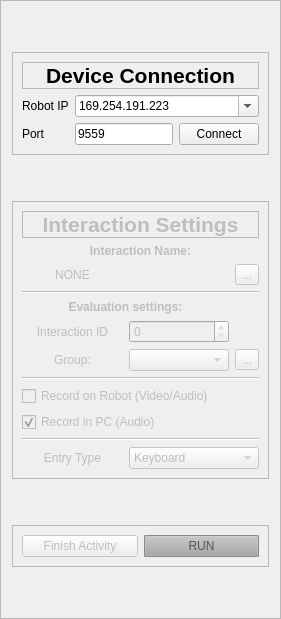
         <widget class="QFrame" name="frame_51">
          <property name="maximumSize">
           <size>
            <width>281</width>
            <height>16777215</height>
           </size>
          </property>
          <property name="frameShape">
           <enum>QFrame::StyledPanel</enum>
          </property>
          <property name="frameShadow">
           <enum>QFrame::Raised</enum>
          </property>
          <layout class="QVBoxLayout" name="verticalLayout_11">
           <item>
            <spacer name="verticalSpacer_24">
             <property name="orientation">
              <enum>Qt::Vertical</enum>
             </property>
             <property name="sizeHint" stdset="0">
              <size>
               <width>20</width>
               <height>40</height>
              </size>
             </property>
            </spacer>
           </item>
           <item>
            <widget class="QFrame" name="run_connection_frame">
             <property name="frameShape">
              <enum>QFrame::StyledPanel</enum>
             </property>
             <property name="frameShadow">
              <enum>QFrame::Raised</enum>
             </property>
             <layout class="QGridLayout" name="gridLayout_42">
              <item row="1" column="0">
               <widget class="QLabel" name="label_76">
                <property name="text">
                 <string>Robot IP</string>
                </property>
               </widget>
              </item>
              <item row="2" column="0">
               <widget class="QLabel" name="label_77">
                <property name="text">
                 <string>Port</string>
                </property>
               </widget>
              </item>
              <item row="2" column="1">
               <widget class="QLineEdit" name="run_robot_port">
                <property name="text">
                 <string>9559</string>
                </property>
               </widget>
              </item>
              <item row="2" column="2">
               <widget class="QPushButton" name="run_robot_connect_button">
                <property name="text">
                 <string>Connect</string>
                </property>
                <property name="shortcut">
                 <string>Ctrl+Shift+C</string>
                </property>
               </widget>
              </item>
              <item row="1" column="1" colspan="2">
               <widget class="QComboBox" name="run_robot_ip_comboBox">
                <property name="editable">
                 <bool>true</bool>
                </property>
                <item>
                 <property name="text">
                  <string>169.254.191.223</string>
                 </property>
                </item>
                <item>
                 <property name="text">
                  <string>169.254.158.71</string>
                 </property>
                </item>
                <item>
                 <property name="text">
                  <string>169.254.178.70</string>
                 </property>
                </item>
                <item>
                 <property name="text">
                  <string>10.62.6.284</string>
                 </property>
                </item>
                <item>
                 <property name="text">
                  <string>169.254.206.242</string>
                 </property>
                </item>
               </widget>
              </item>
              <item row="0" column="0" colspan="3">
               <widget class="QLabel" name="label_26">
                <property name="font">
                 <font>
                  <pointsize>16</pointsize>
                  <weight>75</weight>
                  <bold>true</bold>
                 </font>
                </property>
                <property name="frameShape">
                 <enum>QFrame::StyledPanel</enum>
                </property>
                <property name="frameShadow">
                 <enum>QFrame::Sunken</enum>
                </property>
                <property name="text">
                 <string>Device Connection</string>
                </property>
                <property name="alignment">
                 <set>Qt::AlignCenter</set>
                </property>
               </widget>
              </item>
             </layout>
            </widget>
           </item>
           <item>
            <spacer name="verticalSpacer_49">
             <property name="orientation">
              <enum>Qt::Vertical</enum>
             </property>
             <property name="sizeHint" stdset="0">
              <size>
               <width>20</width>
               <height>40</height>
              </size>
             </property>
            </spacer>
           </item>
           <item>
            <widget class="QFrame" name="run_frame_int_settings">
             <property name="enabled">
              <bool>false</bool>
             </property>
             <property name="frameShape">
              <enum>QFrame::StyledPanel</enum>
             </property>
             <property name="frameShadow">
              <enum>QFrame::Raised</enum>
             </property>
             <layout class="QGridLayout" name="gridLayout_47">
              <item row="11" column="0" colspan="3">
               <widget class="Line" name="line_27">
                <property name="orientation">
                 <enum>Qt::Horizontal</enum>
                </property>
               </widget>
              </item>
              <item row="6" column="2">
               <widget class="QToolButton" name="run_new_eval_group_toolButton">
                <property name="text">
                 <string>...</string>
                </property>
               </widget>
              </item>
              <item row="6" column="0">
               <widget class="QLabel" name="label_54">
                <property name="text">
                 <string>Group:</string>
                </property>
                <property name="alignment">
                 <set>Qt::AlignCenter</set>
                </property>
               </widget>
              </item>
              <item row="1" column="0" colspan="3">
               <widget class="QLabel" name="label_209">
                <property name="font">
                 <font>
                  <weight>75</weight>
                  <bold>true</bold>
                 </font>
                </property>
                <property name="text">
                 <string>Interaction Name:</string>
                </property>
                <property name="alignment">
                 <set>Qt::AlignCenter</set>
                </property>
               </widget>
              </item>
              <item row="8" column="0" colspan="3">
               <widget class="Line" name="line_29">
                <property name="orientation">
                 <enum>Qt::Horizontal</enum>
                </property>
               </widget>
              </item>
              <item row="12" column="1" colspan="2">
               <widget class="QComboBox" name="run_entry_comboBox">
                <property name="layoutDirection">
                 <enum>Qt::LeftToRight</enum>
                </property>
                <item>
                 <property name="text">
                  <string>Keyboard</string>
                 </property>
                </item>
                <item>
                 <property name="text">
                  <string>Microphone</string>
                 </property>
                </item>
                <item>
                 <property name="text">
                  <string>Woz</string>
                 </property>
                </item>
               </widget>
              </item>
              <item row="12" column="0">
               <widget class="QLabel" name="label_5">
                <property name="text">
                 <string>Entry Type</string>
                </property>
                <property name="alignment">
                 <set>Qt::AlignCenter</set>
                </property>
               </widget>
              </item>
              <item row="2" column="0">
               <widget class="QLabel" name="run_int_name_label">
                <property name="text">
                 <string>NONE</string>
                </property>
                <property name="alignment">
                 <set>Qt::AlignCenter</set>
                </property>
               </widget>
              </item>
              <item row="4" column="0" colspan="2">
               <widget class="QLabel" name="label_98">
                <property name="font">
                 <font>
                  <weight>75</weight>
                  <bold>true</bold>
                 </font>
                </property>
                <property name="text">
                 <string>Evaluation settings:</string>
                </property>
                <property name="alignment">
                 <set>Qt::AlignCenter</set>
                </property>
               </widget>
              </item>
              <item row="2" column="2">
               <widget class="QToolButton" name="toolButton">
                <property name="text">
                 <string>...</string>
                </property>
               </widget>
              </item>
              <item row="6" column="1">
               <widget class="QComboBox" name="run_group_eval_comboBox"/>
              </item>
              <item row="3" column="0" colspan="3">
               <widget class="Line" name="line_34">
                <property name="orientation">
                 <enum>Qt::Horizontal</enum>
                </property>
               </widget>
              </item>
              <item row="5" column="0">
               <widget class="QLabel" name="label_99">
                <property name="text">
                 <string>Interaction ID</string>
                </property>
                <property name="alignment">
                 <set>Qt::AlignCenter</set>
                </property>
               </widget>
              </item>
              <item row="5" column="1">
               <widget class="QSpinBox" name="run_int_id_spinBox">
                <property name="readOnly">
                 <bool>true</bool>
                </property>
               </widget>
              </item>
              <item row="0" column="0" colspan="3">
               <widget class="QLabel" name="label_20">
                <property name="font">
                 <font>
                  <pointsize>16</pointsize>
                  <weight>75</weight>
                  <bold>true</bold>
                 </font>
                </property>
                <property name="frameShape">
                 <enum>QFrame::StyledPanel</enum>
                </property>
                <property name="text">
                 <string>Interaction Settings</string>
                </property>
                <property name="alignment">
                 <set>Qt::AlignCenter</set>
                </property>
               </widget>
              </item>
              <item row="9" column="0" colspan="3">
               <widget class="QCheckBox" name="run_autovideo_checkBox">
                <property name="text">
                 <string>Record on Robot (Video/Audio)</string>
                </property>
                <property name="checked">
                 <bool>false</bool>
                </property>
               </widget>
              </item>
              <item row="10" column="0" colspan="2">
               <widget class="QCheckBox" name="run_audio_record_checkBox">
                <property name="text">
                 <string>Record in PC (Audio)</string>
                </property>
                <property name="checked">
                 <bool>true</bool>
                </property>
               </widget>
              </item>
             </layout>
            </widget>
           </item>
           <item>
            <spacer name="verticalSpacer_51">
             <property name="orientation">
              <enum>Qt::Vertical</enum>
             </property>
             <property name="sizeHint" stdset="0">
              <size>
               <width>20</width>
               <height>40</height>
              </size>
             </property>
            </spacer>
           </item>
           <item>
            <widget class="QFrame" name="frame_6">
             <property name="frameShape">
              <enum>QFrame::StyledPanel</enum>
             </property>
             <property name="frameShadow">
              <enum>QFrame::Raised</enum>
             </property>
             <layout class="QHBoxLayout" name="horizontalLayout_26">
              <item>
               <widget class="QPushButton" name="run_end_activity_button">
                <property name="enabled">
                 <bool>false</bool>
                </property>
                <property name="text">
                 <string>Finish Activity</string>
                </property>
               </widget>
              </item>
              <item>
               <widget class="QPushButton" name="pushButton_run_activity">
                <property name="enabled">
                 <bool>false</bool>
                </property>
                <property name="palette">
                 <palette>
                  <active>
                   <colorrole role="WindowText">
                    <brush brushstyle="SolidPattern">
                     <color alpha="255">
                      <red>0</red>
                      <green>0</green>
                      <blue>0</blue>
                     </color>
                    </brush>
                   </colorrole>
                   <colorrole role="Button">
                    <brush brushstyle="SolidPattern">
                     <color alpha="255">
                      <red>167</red>
                      <green>167</green>
                      <blue>167</blue>
                     </color>
                    </brush>
                   </colorrole>
                   <colorrole role="Light">
                    <brush brushstyle="SolidPattern">
                     <color alpha="255">
                      <red>251</red>
                      <green>251</green>
                      <blue>251</blue>
                     </color>
                    </brush>
                   </colorrole>
                   <colorrole role="Midlight">
                    <brush brushstyle="SolidPattern">
                     <color alpha="255">
                      <red>209</red>
                      <green>209</green>
                      <blue>209</blue>
                     </color>
                    </brush>
                   </colorrole>
                   <colorrole role="Dark">
                    <brush brushstyle="SolidPattern">
                     <color alpha="255">
                      <red>83</red>
                      <green>83</green>
                      <blue>83</blue>
                     </color>
                    </brush>
                   </colorrole>
                   <colorrole role="Mid">
                    <brush brushstyle="SolidPattern">
                     <color alpha="255">
                      <red>111</red>
                      <green>111</green>
                      <blue>111</blue>
                     </color>
                    </brush>
                   </colorrole>
                   <colorrole role="Text">
                    <brush brushstyle="SolidPattern">
                     <color alpha="255">
                      <red>0</red>
                      <green>0</green>
                      <blue>0</blue>
                     </color>
                    </brush>
                   </colorrole>
                   <colorrole role="BrightText">
                    <brush brushstyle="SolidPattern">
                     <color alpha="255">
                      <red>255</red>
                      <green>255</green>
                      <blue>255</blue>
                     </color>
                    </brush>
                   </colorrole>
                   <colorrole role="ButtonText">
                    <brush brushstyle="SolidPattern">
                     <color alpha="255">
                      <red>0</red>
                      <green>0</green>
                      <blue>0</blue>
                     </color>
                    </brush>
                   </colorrole>
                   <colorrole role="Base">
                    <brush brushstyle="SolidPattern">
                     <color alpha="255">
                      <red>255</red>
                      <green>255</green>
                      <blue>255</blue>
                     </color>
                    </brush>
                   </colorrole>
                   <colorrole role="Window">
                    <brush brushstyle="SolidPattern">
                     <color alpha="255">
                      <red>167</red>
                      <green>167</green>
                      <blue>167</blue>
                     </color>
                    </brush>
                   </colorrole>
                   <colorrole role="Shadow">
                    <brush brushstyle="SolidPattern">
                     <color alpha="255">
                      <red>0</red>
                      <green>0</green>
                      <blue>0</blue>
                     </color>
                    </brush>
                   </colorrole>
                   <colorrole role="AlternateBase">
                    <brush brushstyle="SolidPattern">
                     <color alpha="255">
                      <red>211</red>
                      <green>211</green>
                      <blue>211</blue>
                     </color>
                    </brush>
                   </colorrole>
                   <colorrole role="ToolTipBase">
                    <brush brushstyle="SolidPattern">
                     <color alpha="255">
                      <red>255</red>
                      <green>255</green>
                      <blue>220</blue>
                     </color>
                    </brush>
                   </colorrole>
                   <colorrole role="ToolTipText">
                    <brush brushstyle="SolidPattern">
                     <color alpha="255">
                      <red>0</red>
                      <green>0</green>
                      <blue>0</blue>
                     </color>
                    </brush>
                   </colorrole>
                  </active>
                  <inactive>
                   <colorrole role="WindowText">
                    <brush brushstyle="SolidPattern">
                     <color alpha="255">
                      <red>0</red>
                      <green>0</green>
                      <blue>0</blue>
                     </color>
                    </brush>
                   </colorrole>
                   <colorrole role="Button">
                    <brush brushstyle="SolidPattern">
                     <color alpha="255">
                      <red>167</red>
                      <green>167</green>
                      <blue>167</blue>
                     </color>
                    </brush>
                   </colorrole>
                   <colorrole role="Light">
                    <brush brushstyle="SolidPattern">
                     <color alpha="255">
                      <red>251</red>
                      <green>251</green>
                      <blue>251</blue>
                     </color>
                    </brush>
                   </colorrole>
                   <colorrole role="Midlight">
                    <brush brushstyle="SolidPattern">
                     <color alpha="255">
                      <red>209</red>
                      <green>209</green>
                      <blue>209</blue>
                     </color>
                    </brush>
                   </colorrole>
                   <colorrole role="Dark">
                    <brush brushstyle="SolidPattern">
                     <color alpha="255">
                      <red>83</red>
                      <green>83</green>
                      <blue>83</blue>
                     </color>
                    </brush>
                   </colorrole>
                   <colorrole role="Mid">
                    <brush brushstyle="SolidPattern">
                     <color alpha="255">
                      <red>111</red>
                      <green>111</green>
                      <blue>111</blue>
                     </color>
                    </brush>
                   </colorrole>
                   <colorrole role="Text">
                    <brush brushstyle="SolidPattern">
                     <color alpha="255">
                      <red>0</red>
                      <green>0</green>
                      <blue>0</blue>
                     </color>
                    </brush>
                   </colorrole>
                   <colorrole role="BrightText">
                    <brush brushstyle="SolidPattern">
                     <color alpha="255">
                      <red>255</red>
                      <green>255</green>
                      <blue>255</blue>
                     </color>
                    </brush>
                   </colorrole>
                   <colorrole role="ButtonText">
                    <brush brushstyle="SolidPattern">
                     <color alpha="255">
                      <red>0</red>
                      <green>0</green>
                      <blue>0</blue>
                     </color>
                    </brush>
                   </colorrole>
                   <colorrole role="Base">
                    <brush brushstyle="SolidPattern">
                     <color alpha="255">
                      <red>255</red>
                      <green>255</green>
                      <blue>255</blue>
                     </color>
                    </brush>
                   </colorrole>
                   <colorrole role="Window">
                    <brush brushstyle="SolidPattern">
                     <color alpha="255">
                      <red>167</red>
                      <green>167</green>
                      <blue>167</blue>
                     </color>
                    </brush>
                   </colorrole>
                   <colorrole role="Shadow">
                    <brush brushstyle="SolidPattern">
                     <color alpha="255">
                      <red>0</red>
                      <green>0</green>
                      <blue>0</blue>
                     </color>
                    </brush>
                   </colorrole>
                   <colorrole role="AlternateBase">
                    <brush brushstyle="SolidPattern">
                     <color alpha="255">
                      <red>211</red>
                      <green>211</green>
                      <blue>211</blue>
                     </color>
                    </brush>
                   </colorrole>
                   <colorrole role="ToolTipBase">
                    <brush brushstyle="SolidPattern">
                     <color alpha="255">
                      <red>255</red>
                      <green>255</green>
                      <blue>220</blue>
                     </color>
                    </brush>
                   </colorrole>
                   <colorrole role="ToolTipText">
                    <brush brushstyle="SolidPattern">
                     <color alpha="255">
                      <red>0</red>
                      <green>0</green>
                      <blue>0</blue>
                     </color>
                    </brush>
                   </colorrole>
                  </inactive>
                  <disabled>
                   <colorrole role="WindowText">
                    <brush brushstyle="SolidPattern">
                     <color alpha="255">
                      <red>83</red>
                      <green>83</green>
                      <blue>83</blue>
                     </color>
                    </brush>
                   </colorrole>
                   <colorrole role="Button">
                    <brush brushstyle="SolidPattern">
                     <color alpha="255">
                      <red>167</red>
                      <green>167</green>
                      <blue>167</blue>
                     </color>
                    </brush>
                   </colorrole>
                   <colorrole role="Light">
                    <brush brushstyle="SolidPattern">
                     <color alpha="255">
                      <red>251</red>
                      <green>251</green>
                      <blue>251</blue>
                     </color>
                    </brush>
                   </colorrole>
                   <colorrole role="Midlight">
                    <brush brushstyle="SolidPattern">
                     <color alpha="255">
                      <red>209</red>
                      <green>209</green>
                      <blue>209</blue>
                     </color>
                    </brush>
                   </colorrole>
                   <colorrole role="Dark">
                    <brush brushstyle="SolidPattern">
                     <color alpha="255">
                      <red>83</red>
                      <green>83</green>
                      <blue>83</blue>
                     </color>
                    </brush>
                   </colorrole>
                   <colorrole role="Mid">
                    <brush brushstyle="SolidPattern">
                     <color alpha="255">
                      <red>111</red>
                      <green>111</green>
                      <blue>111</blue>
                     </color>
                    </brush>
                   </colorrole>
                   <colorrole role="Text">
                    <brush brushstyle="SolidPattern">
                     <color alpha="255">
                      <red>83</red>
                      <green>83</green>
                      <blue>83</blue>
                     </color>
                    </brush>
                   </colorrole>
                   <colorrole role="BrightText">
                    <brush brushstyle="SolidPattern">
                     <color alpha="255">
                      <red>255</red>
                      <green>255</green>
                      <blue>255</blue>
                     </color>
                    </brush>
                   </colorrole>
                   <colorrole role="ButtonText">
                    <brush brushstyle="SolidPattern">
                     <color alpha="255">
                      <red>83</red>
                      <green>83</green>
                      <blue>83</blue>
                     </color>
                    </brush>
                   </colorrole>
                   <colorrole role="Base">
                    <brush brushstyle="SolidPattern">
                     <color alpha="255">
                      <red>167</red>
                      <green>167</green>
                      <blue>167</blue>
                     </color>
                    </brush>
                   </colorrole>
                   <colorrole role="Window">
                    <brush brushstyle="SolidPattern">
                     <color alpha="255">
                      <red>167</red>
                      <green>167</green>
                      <blue>167</blue>
                     </color>
                    </brush>
                   </colorrole>
                   <colorrole role="Shadow">
                    <brush brushstyle="SolidPattern">
                     <color alpha="255">
                      <red>0</red>
                      <green>0</green>
                      <blue>0</blue>
                     </color>
                    </brush>
                   </colorrole>
                   <colorrole role="AlternateBase">
                    <brush brushstyle="SolidPattern">
                     <color alpha="255">
                      <red>167</red>
                      <green>167</green>
                      <blue>167</blue>
                     </color>
                    </brush>
                   </colorrole>
                   <colorrole role="ToolTipBase">
                    <brush brushstyle="SolidPattern">
                     <color alpha="255">
                      <red>255</red>
                      <green>255</green>
                      <blue>220</blue>
                     </color>
                    </brush>
                   </colorrole>
                   <colorrole role="ToolTipText">
                    <brush brushstyle="SolidPattern">
                     <color alpha="255">
                      <red>0</red>
                      <green>0</green>
                      <blue>0</blue>
                     </color>
                    </brush>
                   </colorrole>
                  </disabled>
                 </palette>
                </property>
                <property name="font">
                 <font>
                  <kerning>false</kerning>
                 </font>
                </property>
                <property name="autoFillBackground">
                 <bool>true</bool>
                </property>
                <property name="text">
                 <string>RUN</string>
                </property>
                <property name="shortcut">
                 <string>Ctrl+R</string>
                </property>
                <property name="default">
                 <bool>false</bool>
                </property>
                <property name="flat">
                 <bool>false</bool>
                </property>
               </widget>
              </item>
             </layout>
             <zorder>pushButton_run_activity</zorder>
             <zorder>run_end_activity_button</zorder>
            </widget>
           </item>
           <item>
            <spacer name="verticalSpacer_48">
             <property name="orientation">
              <enum>Qt::Vertical</enum>
             </property>
             <property name="sizeHint" stdset="0">
              <size>
               <width>20</width>
               <height>40</height>
              </size>
             </property>
            </spacer>
           </item>
          </layout>
         </widget>
